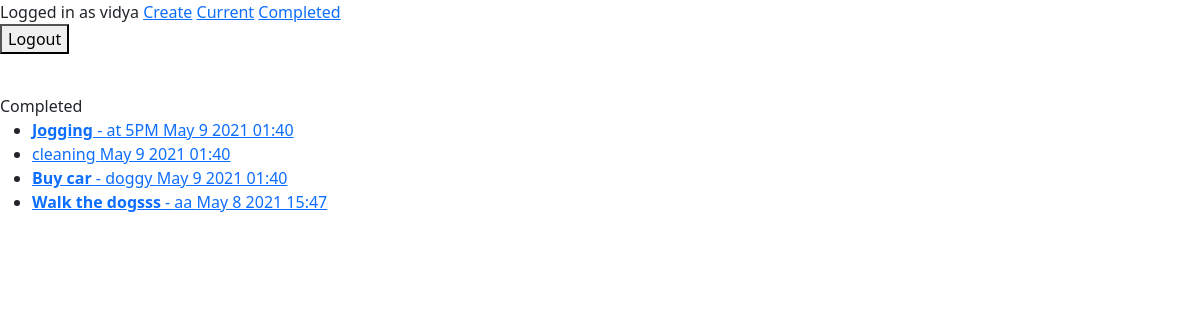
Screenshot of /completed/ (signed in) with the database file from the repository.
### todo/models.py (models this page shows, shortened)
class Todo(models.Model):
    title=models.CharField(max_length=100)
    memo=models.TextField(blank=True)
    created=models.DateTimeField(auto_now_add=True)
    datecompleted=models.DateTimeField(null=True,blank=True)
    important=models.BooleanField(default=False)
    user=models.ForeignKey(User,on_delete=models.CASCADE)

### todo/views.py (the view)
# urls.py: path('completed/', views.completedtodos, name='completedtodos'),
@login_required
def completedtodos(request):
    todos=Todo.objects.filter(user=request.user,datecompleted__isnull=False).order_by('-datecompleted')
    return render(request,'todo/completedtodos.html',{'todos':todos})

### todo/templates/todo/completedtodos.html
{% extends 'todo/base.html' %}
{% block content%}
<BR> Completed <BR>
    <ul>
        {% for todo in todos %}
        <li>
            <a href="{% url 'viewtodo' todo.id %}">
              {% if todo.important %} <b> {% endif %}
                     {{ todo.title }}
              {% if todo.important %} </b> {% endif %}
              {% if todo.memo %} - {{todo.memo}} {% endif %}
                     {{ todo.datecompleted|date:"M j Y H:i"}}
            </a>
        </li>
        {% endfor %}
    </ul>
{% endblock %}

### todo/templates/todo/base.html (shortened to what this page needs)
<link href="https://cdn.jsdelivr.net/npm/bootstrap@5.0.0/dist/css/bootstrap.min.css" rel="stylesheet">
{% if user.is_authenticated %}
Logged in as {{ user.username }}
<a href="{% url 'createtodo' %}"> Create</a>
<a href="{% url 'currenttodos' %}"> Current</a>
<a href="{% url 'completedtodos' %}"> Completed</a>
<form action="{% url 'logoutuser' %}" method='POST'>
<button type="submit"> Logout </button>
</form>
{%else %}
<a href="{% url 'signupuser' %}"> Sign up</a>
<a href="{% url 'loginuser' %}"> Login</a>
{%endif %}
{% block content %}
{% endblock %}

### rows the page displays
Todo: title "Jogging", memo "at 5PM", datecompleted "May 9 2021 01:40"
Todo: title "cleaning", datecompleted "May 9 2021 01:40"
Todo: title "Buy car", memo "doggy", datecompleted "May 9 2021 01:40"
Todo: title "Walk the dogsss", memo "aa", datecompleted "May 8 2021 15:47"

### other values shown
{{ user.username }} "vidya"
